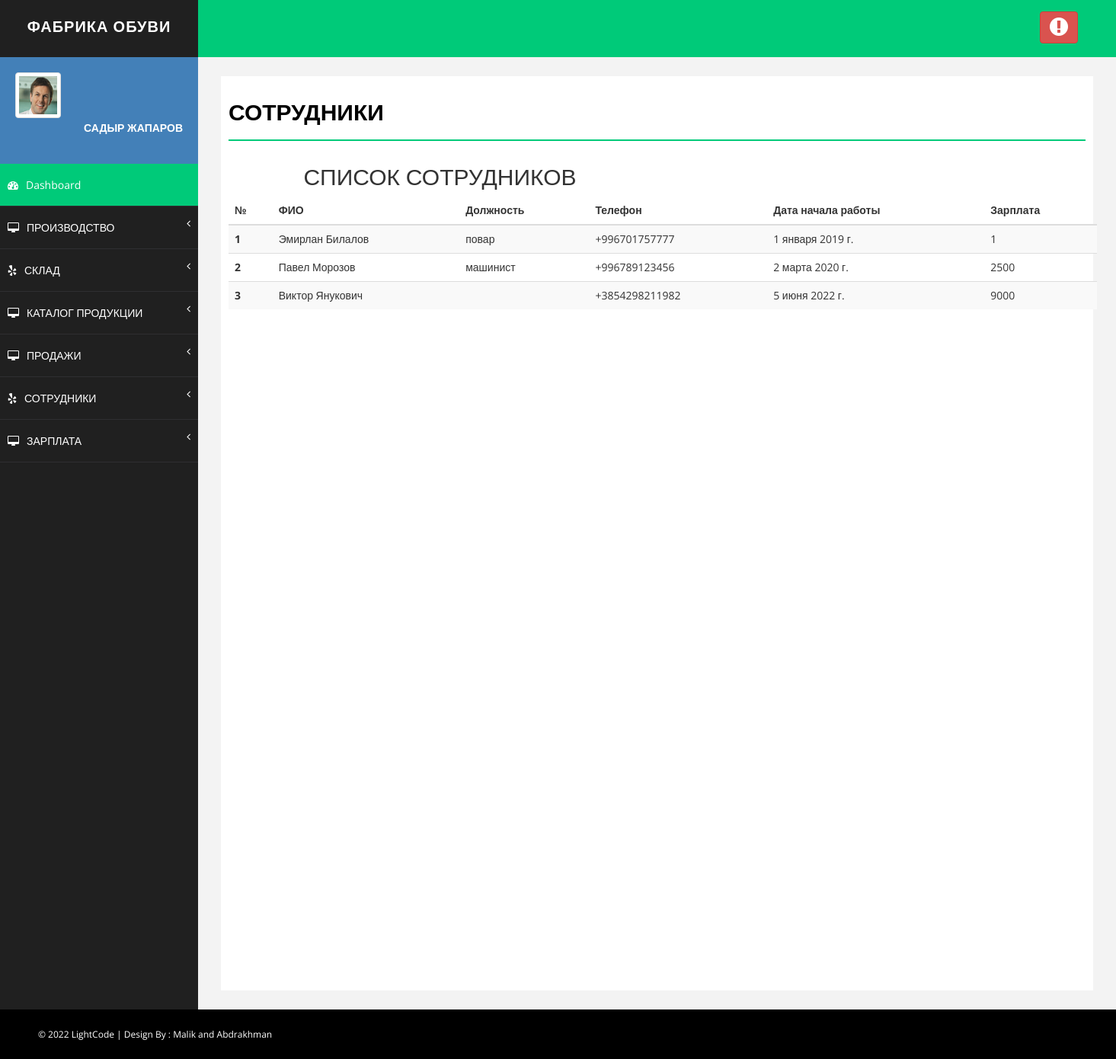
The app's page /emp_report, older data.
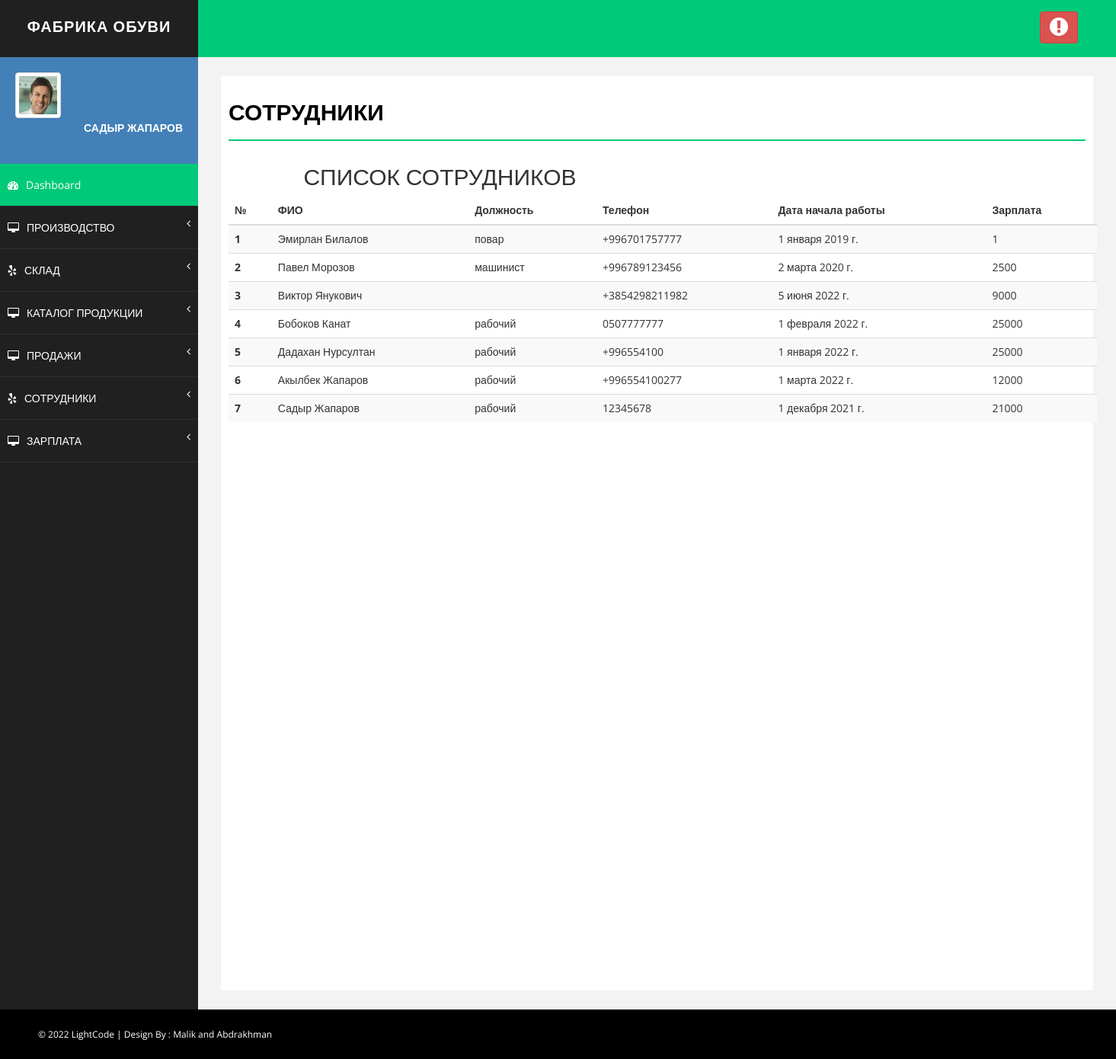
The same page, newer data.
### manufacture/models.py (models this page shows, shortened)
class Employee(models.Model):
    active = models.BooleanField(default=True)
    occupation = models.CharField(max_length=100, blank=True, verbose_name='Должность')
    date_start = models.DateField(verbose_name="Дата начала работы", blank=True)
    fio = models.CharField(max_length=64, unique=True, verbose_name="ФИО")  # имя фамилия отчество сотрудника
    phone = models.CharField(max_length=20, blank=True, verbose_name="Номер телефона")
    phone1 = models.CharField(max_length=20, blank=True, verbose_name="Дополнительный номер")
    monthly_salary = models.IntegerField(default=0, blank=True)

### manufacture/views.py (the view)
# urls.py: path('emp_report', employers, name='employers'),
def employers(request):
    employer = Employee.objects.all()
    return render(request, 'manufacture/emp_report.html', {'employer': employer})

### manufacture/templates/manufacture/emp_report.html (shortened to what this page needs)
{% extends 'base.html' %}
{% load static %}
{% block content %}
 <div id="page-wrapper">
            <div id="page-inner">
                <div class="row">
                    <div class="col-md-12">
                        <h1 class="page-head-line">СОТРУДНИКИ</h1>
					</div>
	<body>
	<section class="ftco-section">
		<div class="container">
			<div class="row justify-content-center">
				<div class="col-md-6 text-center mb-5">
					<h2 class="heading-section">СПИСОК СОТРУДНИКОВ</h2>
				</div>
			</div>
			<div class="row">
				<div class="col-md-12">
					<div class="table-wrap">
						<table class="table table-striped">
						  <thead>
						    <tr>
						      <th>№</th>
								<th>ФИО</th>
						      <th>Должность</th>
						      <th>Телефон</th>
						      <th>Дата начала работы </th>
						      <th>Зарплата</th>
						    </tr>
						  </thead>
						  <tbody>
						  {% for i in employer %}
						  <tr>
						      <th scope="row"> {{ i.id}}</th>
						      <td>{{ i.fio }}</td>
								<td>{{ i.occupation }}</td>
								<td>{{ i.phone }}</td>
						      <td>{{ i.date_start }}</td>
						      <td>{{ i.monthly_salary }}</td>
						    </tr>
						  {% endfor %}
						  </tbody>
						</table>
					</div>
				</div>
			</div>
		</div>
	</section>
	</div>
			</div>
	</html>
{% endblock %}

### manufacture/templates/base.html (shortened to what this page needs)
<!DOCTYPE html>
{% load static %}
<html xmlns="http://www.w3.org/1999/xhtml">
<head>
    <link href="{% static 'assets/css/bootstrap.css' %}" rel="stylesheet" />
    <link href="{% static 'assets/css/font-awesome.css' %}" rel="stylesheet" />
    <link href="{% static 'assets/css/basic.css' %}" rel="stylesheet" />
    <link href="{% static 'assets/css/custom.css' %}" rel="stylesheet" />
</head>
<body>
    <div id="wrapper">
        <nav class="navbar navbar-default navbar-cls-top " role="navigation" style="margin-bottom: 0">
            <div class="navbar-header">
                <a class="navbar-brand" href="/">ФАБРИКА ОБУВИ</a>
            </div>
            <div class="header-right">
                <a href="{% static 'login.html' %}" class="btn btn-danger" title="Logout"><i class="fa fa-exclamation-circle fa-2x"></i></a>
            </div>
        </nav>
        <nav class="navbar-default navbar-side" role="navigation">
            <div class="sidebar-collapse">
                <ul class="nav" id="main-menu">
                    <li>
                        <div class="user-img-div">
                            <img src="{% static 'assets/img/user.png' %}" class="img-thumbnail" />
                            <div class="inner-text">
                                САДЫР ЖАПАРОВ
                            <br />
                            </div>
                        </div>
                    </li>
                    <li>
                        <a class="active-menu" href="/"><i class="fa fa-dashboard "></i>Dashboard</a>
                    </li>
                    <li>
                        <a href="#"><i class="fa fa-desktop "></i>ПРОИЗВОДСТВО<span class="fa arrow"></span></a>
                    </li>
                    <li>
                        <a href="#"><i class="fa fa-yelp "></i>СКЛАД <span class="fa arrow"></span></a>
                    </li>
                    <li>
                        <a href="#"><i class="fa fa-desktop"></i>КАТАЛОГ ПРОДУКЦИИ<span class="fa arrow"></span></a>
                    </li>
                    <li>
                    <a href="#"><i class="fa fa-desktop "></i>ПРОДАЖИ<span class="fa arrow"></span></a>
                    </li>
                     <li>
                        <a href="#"><i class="fa fa-yelp "></i>СОТРУДНИКИ<span class="fa arrow"></span></a>
                    </li>
                    <li>
                        <a href="#"><i class="fa fa-desktop "></i>ЗАРПЛАТА<span class="fa arrow"></span></a>
                    </li>
                </ul>
            </div>
        </nav>
    {% block content %}
    {% endblock %}
    <div id="footer-sec">
        &copy; 2022 LightCode | Design By : <a href="" target="_blank">Malik and Abdrakhman</a>
    </div>
</body>
</html>

### config/static/assets/css/basic.css (style rules this page uses)
body { font-family: 'Open Sans', sans-serif; line-height:25px; }
#wrapper { width: 100%; background: #202020; }
#page-wrapper { padding: 15px 15px; min-height: 600px; background: #F3F3F3; }
#page-inner { width: 100%; margin: 10px 20px 10px 0px; background-color: #fff!important; padding: 10px; min-height: 1200px; }
.page-head-line { font-size: 30px; text-transform: uppercase; color: #000; font-weight: 800; padding-bottom: 20px; border-bottom: 2px solid #00CA79; margin-bottom: 10px; }
.navbar-cls-top .navbar-brand { color: #fff; background: #202020; width: 260px; text-align: center; height: 75px; font-size: 20px; letter-spacing: 1px; font-weight: 900; padding-top: 25px; text-transform:uppercase; }
.header-right { color: #fff; padding: 15px 50px 5px 50px; float: right; font-size: 16px; }
.user-img-div { min-height: 140px; padding: 20px; background-color: #4380B8; }
.user-img-div img { max-height: 60px; }
.user-img-div .inner-text { text-align: right; position: relative; color: #fff; font-weight: 800; line-height: 25px; }
.active-menu { background-color: #00CA79!important; }
.arrow { float: right; }
.fa.arrow:before { content: "\f104"; }
.sidebar-collapse, .sidebar-collapse .nav { background: none; }
.sidebar-collapse .nav { padding: 0; }
.sidebar-collapse .nav > li > a { color: #fff; background: #202020; text-shadow: none; padding: 15px 40px; border-bottom: 1px solid #2F2E31; }
.sidebar-collapse > .nav > li > a { padding: 15px 10px; }
.navbar-side { border: none; background-color: #202020; }
.navbar-cls-top { background: #00CA79; border-bottom: none; }
.navbar-default { border: 0px solid black; }
.navbar-header { background: #000000; }
.nav > li > a > i { margin-right: 10px; }
#footer-sec { background-color:#000; padding:20px 50px; color:#fff; font-size:12px; }
#footer-sec a { color:#fff; }
@media (min-width:768px) { #page-wrapper { margin: 0 0 0 260px; padding: 15px 30px; min-height: 1200px; } }
@media (min-width:768px) { .navbar-side { z-index: 1; position: absolute; width: 260px; } }
@media (min-width:768px) { .navbar { border-radius: 0px; } }

Row changes from the older to the newer data that the page shows:
added Employee: id "4", fio "Бобоков Канат", occupation "рабочий", phone "0507777777", date_start "1 февраля 2022 г.", monthly_salary "25000"
added Employee: id "5", fio "Дадахан Нурсултан", occupation "рабочий", phone "+996554100", date_start "1 января 2022 г.", monthly_salary "25000"
added Employee: id "6", fio "Акылбек Жапаров", occupation "рабочий", phone "+996554100277", date_start "1 марта 2022 г.", monthly_salary "12000"
added Employee: id "7", fio "Садыр Жапаров", occupation "рабочий", phone "12345678", date_start "1 декабря 2021 г.", monthly_salary "21000"
